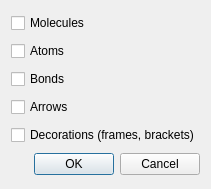
<?xml version="1.0" encoding="UTF-8"?>
<ui version="4.0">
 <class>Molsketch::TypeListDialog</class>
 <widget class="QDialog" name="Molsketch::TypeListDialog">
  <property name="geometry">
   <rect>
    <x>0</x>
    <y>0</y>
    <width>205</width>
    <height>189</height>
   </rect>
  </property>
  <property name="windowTitle">
   <string>Select types</string>
  </property>
  <layout class="QVBoxLayout" name="verticalLayout">
   <item>
    <widget class="QCheckBox" name="molecules">
     <property name="text">
      <string>Molecules</string>
     </property>
    </widget>
   </item>
   <item>
    <widget class="QCheckBox" name="atoms">
     <property name="text">
      <string>Atoms</string>
     </property>
    </widget>
   </item>
   <item>
    <widget class="QCheckBox" name="bonds">
     <property name="text">
      <string>Bonds</string>
     </property>
    </widget>
   </item>
   <item>
    <widget class="QCheckBox" name="arrows">
     <property name="text">
      <string>Arrows</string>
     </property>
    </widget>
   </item>
   <item>
    <widget class="QCheckBox" name="frames">
     <property name="text">
      <string>Decorations (frames, brackets)</string>
     </property>
    </widget>
   </item>
   <item>
    <widget class="QDialogButtonBox" name="buttonBox">
     <property name="orientation">
      <enum>Qt::Horizontal</enum>
     </property>
     <property name="standardButtons">
      <set>QDialogButtonBox::Cancel|QDialogButtonBox::Ok</set>
     </property>
    </widget>
   </item>
  </layout>
 </widget>
 <resources/>
 <connections>
  <connection>
   <sender>buttonBox</sender>
   <signal>accepted()</signal>
   <receiver>Molsketch::TypeListDialog</receiver>
   <slot>accept()</slot>
   <hints>
    <hint type="sourcelabel">
     <x>89</x>
     <y>162</y>
    </hint>
    <hint type="destinationlabel">
     <x>114</x>
     <y>186</y>
    </hint>
   </hints>
  </connection>
  <connection>
   <sender>buttonBox</sender>
   <signal>rejected()</signal>
   <receiver>Molsketch::TypeListDialog</receiver>
   <slot>reject()</slot>
   <hints>
    <hint type="sourcelabel">
     <x>159</x>
     <y>161</y>
    </hint>
    <hint type="destinationlabel">
     <x>204</x>
     <y>154</y>
    </hint>
   </hints>
  </connection>
 </connections>
</ui>
